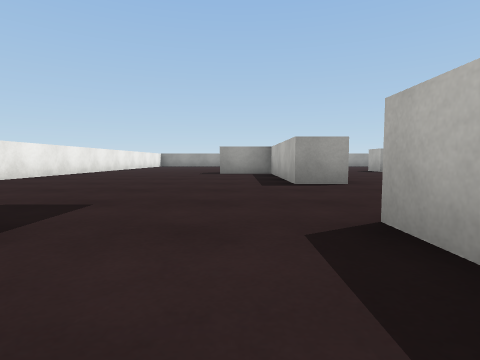
view 1 (above)

19 first-person views from a walk through a scene from a Unity 3-D project. The camera is 0.36 m above the floor, tilts 4° down and sees 80° across. The floor is counted in squares, 1 m on a side. Each view is taken from the middle of a square. On the plan, view 1 faces up. The plan holds only what a view shows up to about 9 squares ahead; the rest is blank. The player is left out. Surface patterns are stand-ins for the level's own textures.

view 2
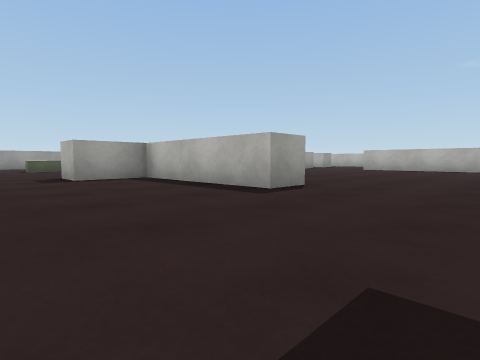

view 3
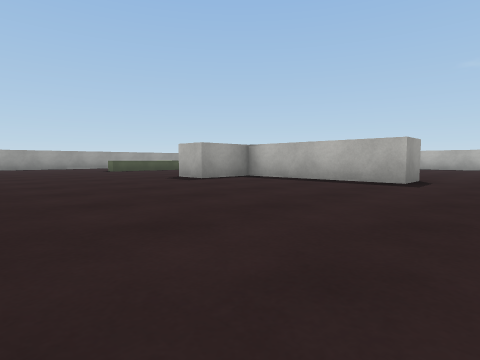

view 4
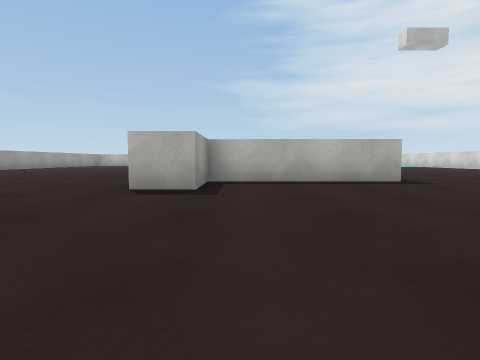

view 5
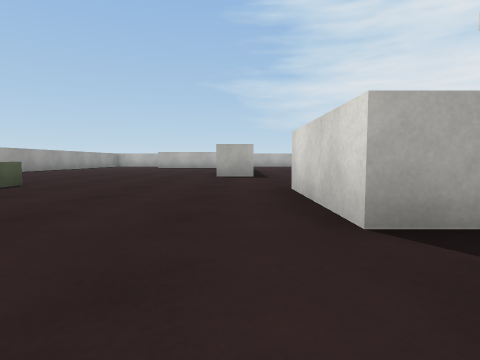

view 6
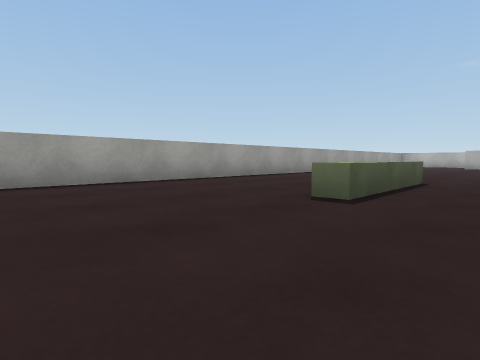

view 7
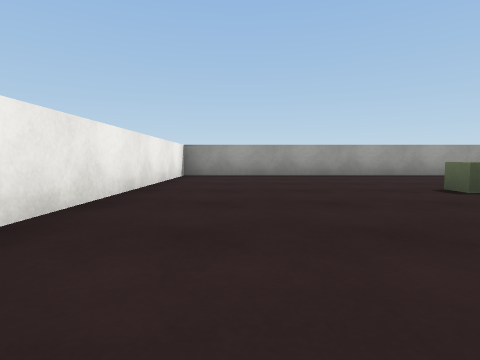

view 8
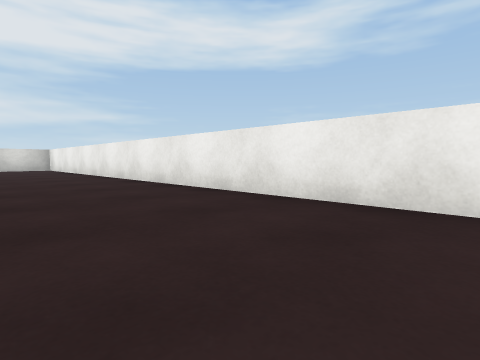

view 9
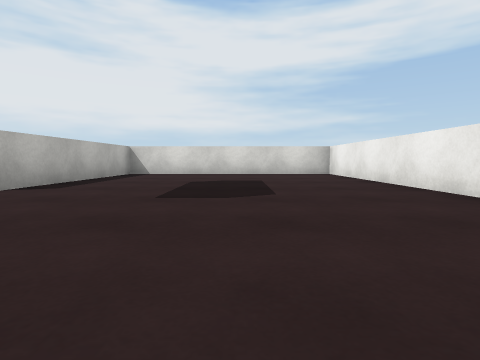

view 10
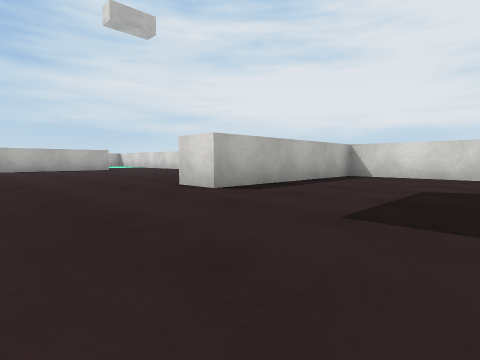

view 11
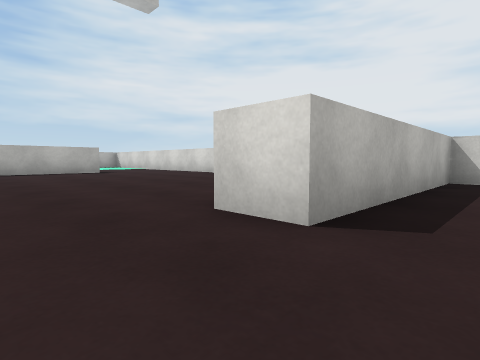

view 12
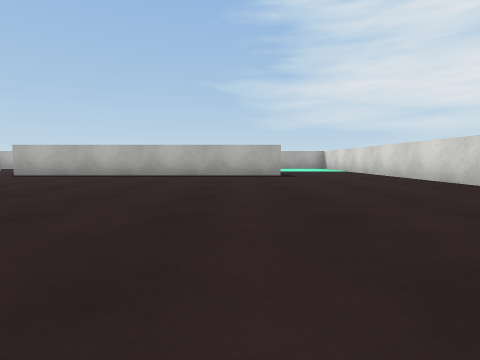

view 13
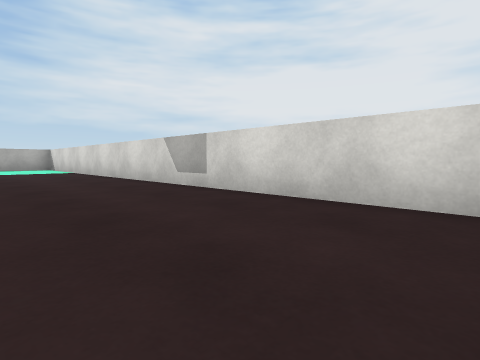

view 14
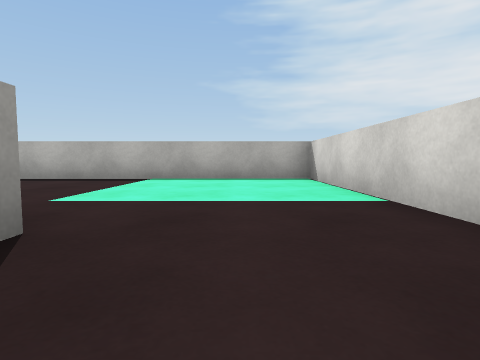

view 15
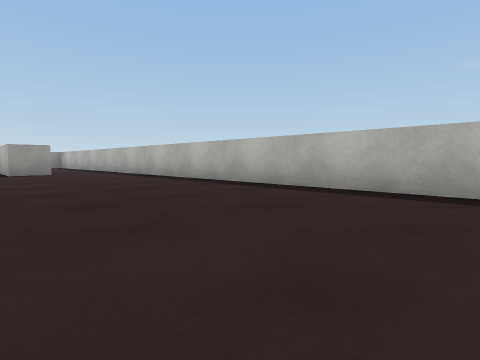

view 16
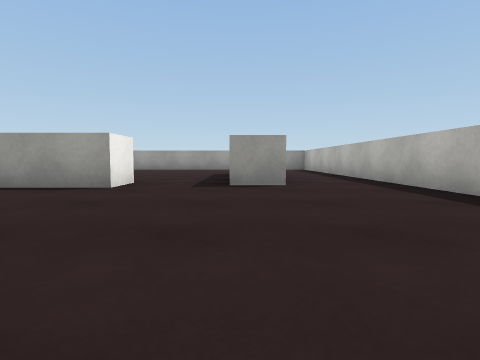

view 17
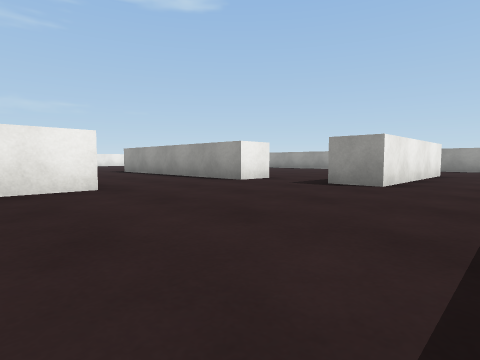

view 18
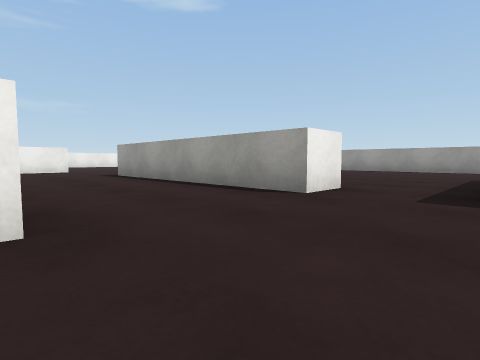

view 19
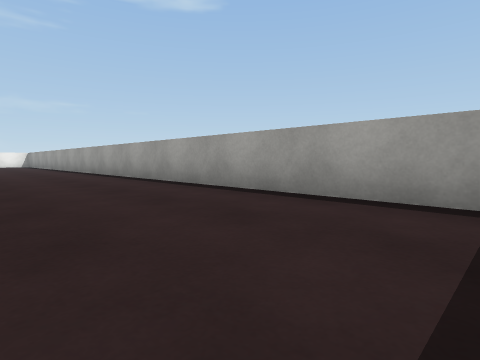

### Floor plan
Points are (right, up) in squares from view 1. A wall is a line through its corners. A room is listed if a view was taken in it or the views show most of it. See-through windows are left out.
Room 1 (views 1, 2, 3, 4, 5, 6, 7, 8, 9, 10, 11, 12, 13, 14, 15, 16, 17, 18, 19)
walls: (1.6, 8.4) (1.6, 7.1); (1.8, 4.3) (0.8, 4.3) (0.8, 7.6); (9.4, 6.2) (9.4, 5.2); (9.4, 9.6) (9.4, 8.7) (4.3, 8.7) (4.3, 9.5); (8.6, 0) (8.6, 6.2); (2.1, -2.3) (13.4, -2.3) (13.4, 14.1); (11.7, 12.8) (11.7, 9.1) (10.9, 9.1) (10.9, 10.8); (12.9, 15.6) (-4.3, 15.6) (-4.3, -2.3) (0.8, -2.3) (0.8, 1.6) (1.6, 1.6)
low walls: (2.1, 12.1) (-0.5, 12.1) (-0.5, 12.5)
objects: block (0, 8)

Positions as (right, up) in squares from view 1, and headings:
1: (0, 0), facing up
2: (-2, 2), facing up-right
3: (-4, 3), facing up-right
4: (-4, 7), facing right
5: (-2, 9), facing right
6: (-3, 11), facing up-right
7: (-3, 9), facing up
8: (-2, 9), facing down-left
9: (-2, 5), facing down
10: (-2, 4), facing down-right
11: (0, 3), facing down-right
12: (2, 1), facing right
13: (2, 0), facing down-right
14: (8, -1), facing right
15: (10, 1), facing up-right
16: (11, 5), facing up
17: (13, 5), facing up-left
18: (11, 6), facing up-left
19: (13, 13), facing up-left
